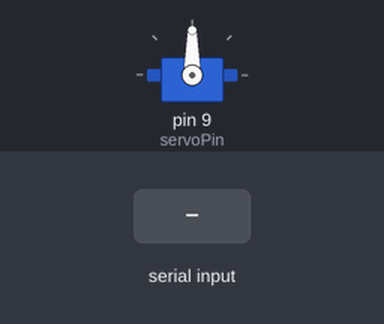
Simulated run of this sketch. Board: Arduino Uno, built with avr-gcc and run on an emulated ATmega328P. Parts: servo. Inputs (shaded band) come from the test bench.

Above: at 1.2 s.
1.3 s: byte 30 received over Serial
At 2.5 s:
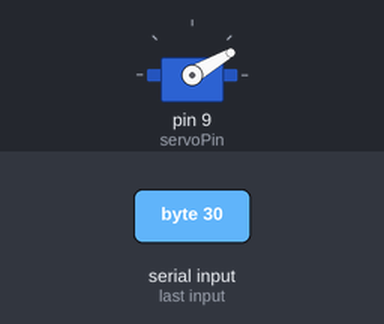
2.8 s: byte 120 received over Serial
At 3.9 s:
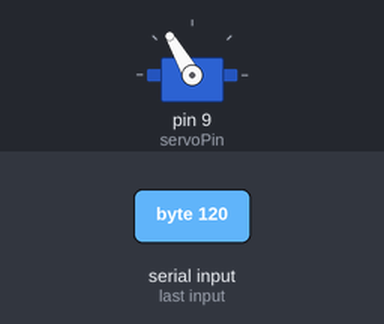
Timing chart, 0 to 5.8 s (numbered marks = the images above; inputs shaded):
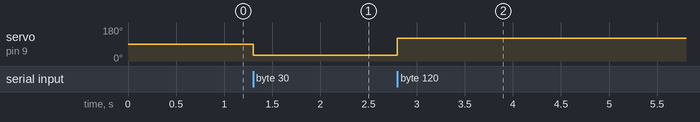

Measured:
- after the input at 1.3 s, servo on pin 9 (servoPin): 90° → 30° at once
- after the input at 2.8 s, servo on pin 9 (servoPin): 30° → 120° at once

The sketch:

servo_coba.ino
```cpp
#include <Servo.h>       // Include the Servo library
int servoPin = 9;

Servo myServo;           // Create a servo object
int val = 0;
long duration;
int distance;

void setup() {
  myServo.attach(servoPin);
  Serial.begin(9600);       //start serial
}

void loop() {


  if (Serial.available()) {           //Check data

    int val = Serial.read();
    myServo.write(val);
    delay(15);


  }
}
```
